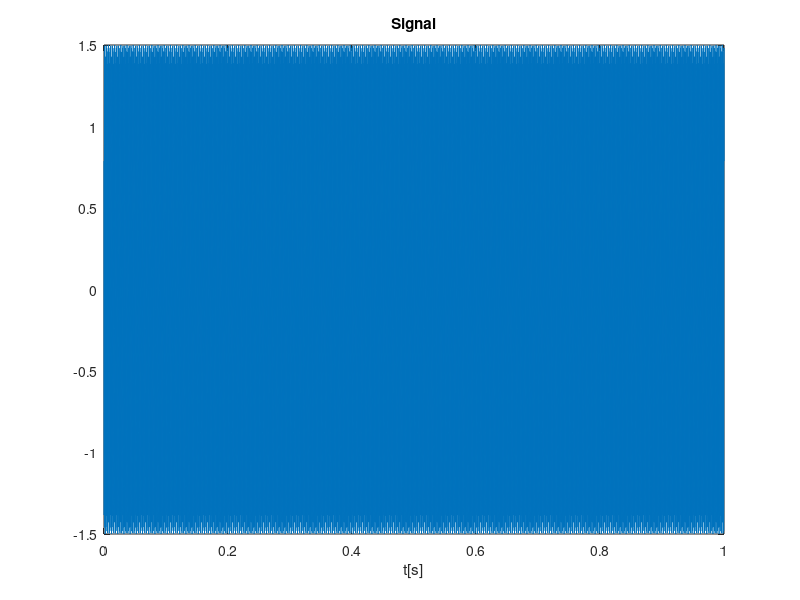

Source code (MATLAB):
close all
clearvars
clc

F_s = 8 * 1e3;
d = 1;
A = 1.5;
f = 1.1 * 1e3;
phi = 45;
n = 0:1/F_s:d;
x = A * cos(2*pi*f*n + phi);

figure(1);
plot(n, x);
xlabel('t[s]');
title('Signal');
